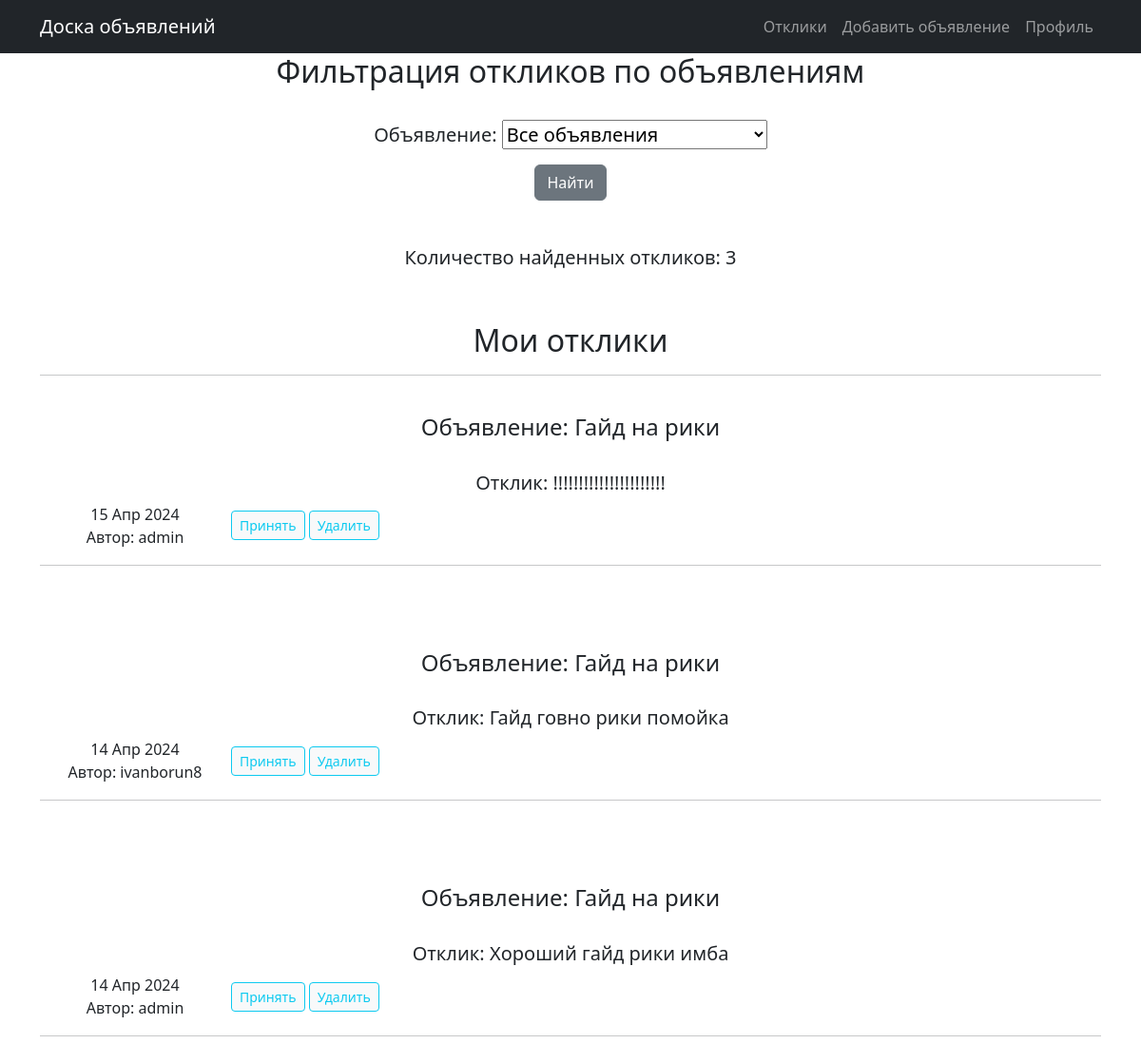
The page /my_responses/ (signed in) on the database its author committed.
### main/models.py (models this page shows, shortened)
class Response(models.Model):
    post = models.ForeignKey(Post, on_delete=models.CASCADE)
    user = models.ForeignKey(User, on_delete=models.CASCADE)
    text = models.TextField()
    time_in = models.DateTimeField(auto_now_add=True)
    is_accepted = models.BooleanField(default=False)

class Post(models.Model):
    author = models.ForeignKey(User, on_delete=models.CASCADE, blank=True)
    time_in = models.DateTimeField(auto_now_add=True)
    category = models.CharField(max_length=20, choices=CATEGORY)
    title = models.CharField(max_length=250, unique=True)
    content = RichTextField()
    def __str__(self):
        username = self.author.username
        return f'{self.title} by {username}'

### main/views.py (the view)
# urls.py: path('my_responses/', ResponseList.as_view(), name='my_responses'),
class ResponseList(LoginRequiredMixin, ListView):
    model = Response
    template_name = 'my_responses.html'
    context_object_name = 'my_responses'
    paginate_by = 10
    def get_queryset(self):
        queryset = Response.objects.filter(post_id__author_id=self.request.user).order_by('-time_in')
        self.filterset = ResponseFilter(self.request.GET, queryset, request=self.request.user)
        return self.filterset.qs
    def get_context_data(self, *, object_list=None, **kwargs):
        context = super().get_context_data(**kwargs)
        context['filterset'] = self.filterset
        return context

### templates/my_responses.html (shortened to what this page needs)
{% extends 'flatpages/default.html' %}
{% block content %}
 <h2>Фильтрация откликов по объявлениям</h2>
    <br>
    <form action="" method="get">
        <h5>{{ filterset.form.as_p }}</h5>
        <input class="btn btn-secondary" type="submit" value="Найти" />
    </form>
    <br><br>
    <h5>Количество найденных откликов: {{ page_obj.paginator.count }}</h5>
    <br><br>
    <h2>Мои отклики</h2>
<hr>
    <br>
    {% if my_responses %}
        {% for response in my_responses %}
            <h4> Объявление: {{ response.post.title}}</h4>
            <br>
            <h5>Отклик: {{ response.text }}</h5>
            <table width="100%">
                <tr>
                    <td width="200"><div>{{ response.time_in|date:'d M Y' }}</div>
                        <div>Автор: {{ response.user.username}}</div>
                    </td>
                    <td align="left">
                        {% if response.is_accepted %}
                        <p>Отклик принят</p>
                        {% else %}
                        <form action="" method="post">
                            <a style="text-decoration: none" href="{% url 'accept_response' response.id %}">
                                <input class="btn btn-sm btn-light btn-outline-info"
                                       type="button" value="Принять" />
                            </a>
                            <a style="text-decoration: none" href="{% url 'delete_response' response.id %}">
                                <input id="deleteButton" class="btn btn-sm btn-light btn-outline-info"
                                       type="button" value="Удалить" />
                            </a>
                        </form>
                        {% endif %}
                    </td>
                </tr>
            </table>
<hr>
        <br><br><br>
        {% endfor %}
    {% else %}
        <h4>Нет откликов</h4>
    {% endif %}
{% endblock content %}

### rows shown on the page
Response: post "Гайд на рики", text "!!!!!!!!!!!!!!!!!!!!!!", time_in "15 Апр 2024", user.username "admin"
Response: post "Гайд на рики", text "Гайд говно рики помойка", time_in "14 Апр 2024", user.username "ivanborun8"
Response: post "Гайд на рики", text "Хороший гайд рики имба", time_in "14 Апр 2024", user.username "admin"

### other values the page prints
{{ page_obj.paginator.count }} "3"
